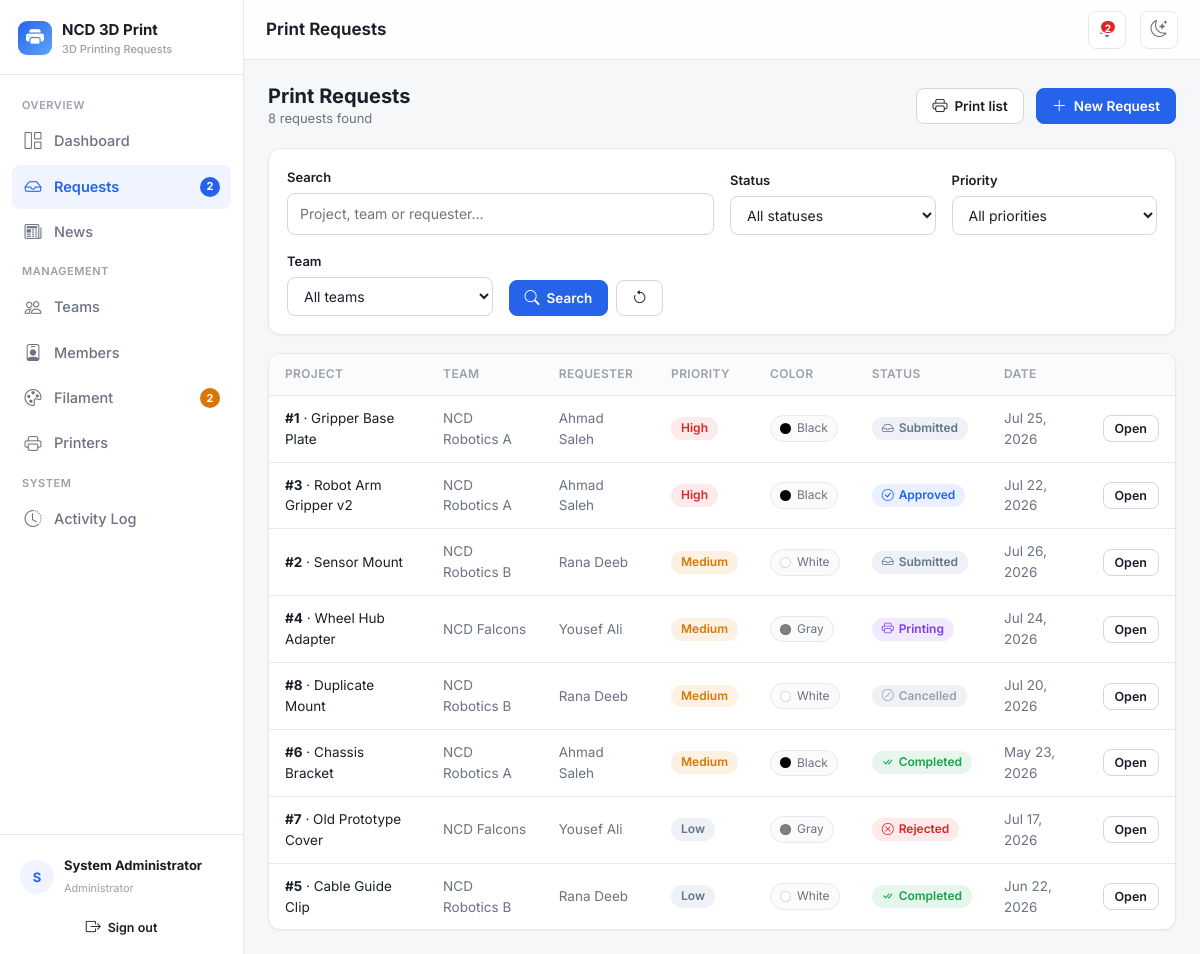
Screenshot of /requests (signed in) with the database file from the repository.
### tables this page shows
CREATE TABLE `requests` (
    `id`               INT UNSIGNED NOT NULL AUTO_INCREMENT,
    `user_id`          INT UNSIGNED DEFAULT NULL,
    `team_id`          INT UNSIGNED DEFAULT NULL,
    `project_name`     VARCHAR(160) NOT NULL,
    `description`      TEXT DEFAULT NULL,
    `priority`         ENUM('Low','Medium','High') NOT NULL DEFAULT 'Medium',
    `color`            VARCHAR(80) DEFAULT NULL,
    `transaction_no`   VARCHAR(100) DEFAULT NULL,
    `status`           ENUM('Submitted','Approved','Printing','Completed','Rejected','Cancelled') NOT NULL DEFAULT 'Submitted',
    `image_path`       VARCHAR(255) DEFAULT NULL,
    `estimated_weight` DECIMAL(8,1) DEFAULT NULL,
    `actual_weight`    DECIMAL(8,1) DEFAULT NULL,
    `admin_notes`      TEXT DEFAULT NULL,
    `printer_id`       INT UNSIGNED DEFAULT NULL,
    `filament_id`      INT UNSIGNED DEFAULT NULL,
    `filament_deducted` TINYINT(1) NOT NULL DEFAULT 0,
    `created_at`       DATETIME NOT NULL DEFAULT CURRENT_TIMESTAMP,
    `updated_at`       DATETIME NOT NULL DEFAULT CURRENT_TIMESTAMP ON UPDATE CURRENT_TIMESTAMP,
    PRIMARY KEY (`id`),
    KEY `idx_req_user`   (`user_id`),
    KEY `idx_req_team`   (`team_id`),
    KEY `idx_req_status` (`status`),
    KEY `idx_req_printer`(`printer_id`),
    KEY `idx_req_fil`    (`filament_id`),
    CONSTRAINT `fk_req_user`    FOREIGN KEY (`user_id`)    REFERENCES `users`(`id`)    ON DELETE SET NULL,
    CONSTRAINT `fk_req_team`    FOREIGN KEY (`team_id`)    REFERENCES `teams`(`id`)    ON DELETE SET NULL,
    CONSTRAINT `fk_req_printer` FOREIGN KEY (`printer_id`) REFERENCES `printers`(`id`) ON DELETE SET NULL,
    CONSTRAINT `fk_req_fil`     FOREIGN KEY (`filament_id`)REFERENCES `filament`(`id`) ON DELETE SET NULL
);

CREATE TABLE `teams` (
    `id`          INT UNSIGNED NOT NULL AUTO_INCREMENT,
    `name`        VARCHAR(120) NOT NULL,
    `competition` VARCHAR(160) DEFAULT NULL,
    `supervisor`  VARCHAR(120) DEFAULT NULL,
    `created_at`  DATETIME NOT NULL DEFAULT CURRENT_TIMESTAMP,
    PRIMARY KEY (`id`)
);

CREATE TABLE `users` (
    `id`         INT UNSIGNED NOT NULL AUTO_INCREMENT,
    `name`       VARCHAR(120) NOT NULL,
    `email`      VARCHAR(160) NOT NULL,
    `password`   VARCHAR(255) NOT NULL,
    `role`       ENUM('admin','member') NOT NULL DEFAULT 'member',
    `team_id`    INT UNSIGNED DEFAULT NULL,
    `is_active`  TINYINT(1) NOT NULL DEFAULT 1,
    `created_at` DATETIME NOT NULL DEFAULT CURRENT_TIMESTAMP,
    PRIMARY KEY (`id`),
    UNIQUE KEY `uq_users_email` (`email`),
    KEY `idx_users_team` (`team_id`),
    CONSTRAINT `fk_users_team` FOREIGN KEY (`team_id`) REFERENCES `teams`(`id`) ON DELETE SET NULL
);

### core/Controller.php (called while the page is built, shortened)
<?php
abstract class Controller
{
    protected function view(string $view, array $data = [], ?string $layout = 'main'): void
    {
        extract($data, EXTR_SKIP);
        $viewFile = __DIR__ . '/../views/' . $view . '.php';
        require $viewFile;
    }
}

### controllers/RequestsController.php (called while the page is built, shortened)
<?php
class RequestsController extends Controller
{
    private PrintRequest $requests;
    public function __construct()
    {
        $this->requests = new PrintRequest();
    }
    public function index(): void
    {
        $filters = [
            'q'        => trim($_GET['q'] ?? ''),
            'status'   => $_GET['status'] ?? '',
            'priority' => $_GET['priority'] ?? '',
            'team_id'  => $_GET['team_id'] ?? '',
        ];
        $teams = Auth::isAdmin() ? (new Team())->all('name ASC') : [];
        $this->view('requests/index', [
            'pageTitle' => 'Print Requests',
            'requests'  => $this->requests->search($filters),
            'filters'   => $filters,
            'teams'     => $teams,
        ]);
    }
}

### core/Router.php (called while the page is built, shortened)
<?php
class Router
{
    public function dispatch(string $url): void
    {
        $url = trim($url, '/');
        $segments = $url === '' ? [] : explode('/', $url);
        $action         = $segments[1] ?? 'index';
        $params         = array_slice($segments, 2);
        $controller = new $className();
        $action = preg_replace('/[^a-zA-Z0-9_]/', '', $action);
        call_user_func_array([$controller, $action], $params);
    }
}

### index.php (called while the page is built, shortened)
<?php
require __DIR__ . '/config/database.php';
require __DIR__ . '/helpers/functions.php';
$router = new Router();
$router->dispatch($_GET['url'] ?? '');

### helpers/Auth.php (called while the page is built, shortened)
<?php
class Auth
{
    public static function isAdmin(): bool
    {
        return (($_SESSION['user']['role'] ?? '') === 'admin');
    }
}

### helpers/functions.php (called while the page is built, shortened)
<?php
function base_path(): string
{
    static $base = null;
    if ($base === null) {
        $dir = str_replace('\\', '/', dirname($_SERVER['SCRIPT_NAME'] ?? ''));
        $base = ($dir === '/' || $dir === '.') ? '' : rtrim($dir, '/');
    }
    return $base;
}
function url(string $path = ''): string
{
    return base_path() . '/' . ltrim($path, '/');
}
function e(?string $value): string
{
    return htmlspecialchars($value ?? '', ENT_QUOTES, 'UTF-8');
}
function fmt_date(?string $dt, string $format = 'M j, Y'): string
{
    $ts = strtotime($dt);
    return $ts ? date($format, $ts) : '—';
}
function status_class(string $status): string
{
    return [
        'Submitted' => 'status-submitted',
        'Approved'  => 'status-approved',
        'Printing'  => 'status-printing',
        'Completed' => 'status-completed',
        'Rejected'  => 'status-rejected',
        'Cancelled' => 'status-cancelled',
    ][$status] ?? 'status-submitted';
}
function status_icon(string $status): string
{
    return [
        'Submitted' => 'inbox',
        'Approved'  => 'check-circle',
        'Printing'  => 'printer',
        'Completed' => 'check-all',
        'Rejected'  => 'x-circle',
        'Cancelled' => 'slash-circle',
    ][$status] ?? 'inbox';
}
function priority_class(string $priority): string
{
    return [
        'Low'    => 'priority-low',
        'Medium' => 'priority-medium',
        'High'   => 'priority-high',
    ][$priority] ?? 'priority-low';
}

### core/Model.php (called while the page is built, shortened)
<?php
abstract class Model
{
    protected PDO $db;
    public function __construct()
    {
        $this->db = Database::getConnection();
    }
    protected function run(string $sql, array $params = []): PDOStatement
    {
        $stmt = $this->db->prepare($sql);
        $stmt->execute($params);
        return $stmt;
    }
    protected function fetchAll(string $sql, array $params = []): array
    {
        return $this->run($sql, $params)->fetchAll();
    }
}

### config/database.php (called while the page is built)
<?php
class Database
{
    private static ?PDO $instance = null;
    public static function getConnection(): PDO
    {
        if (self::$instance === null) {
            $dsn = 'mysql:host=' . DB_HOST . ';dbname=' . DB_NAME . ';charset=' . DB_CHARSET;
            $options = [
                PDO::ATTR_ERRMODE            => PDO::ERRMODE_EXCEPTION,
                PDO::ATTR_DEFAULT_FETCH_MODE => PDO::FETCH_ASSOC,
                PDO::ATTR_EMULATE_PREPARES   => false,
            ];
            try {
                self::$instance = new PDO($dsn, DB_USER, DB_PASS, $options);
            } catch (PDOException $e) {
                if (APP_DEBUG) {
                    die('Database connection failed: ' . $e->getMessage());
                }
                die('Database connection failed. Please check config/config.php.');
            }
        }
        return self::$instance;
    }
}

### models/PrintRequest.php (called while the page is built, shortened)
<?php
class PrintRequest extends Model
{
    private function baseSelect(): string
    {
        return "SELECT r.*,
                       t.name  AS team_name,
                       u.name  AS requester_name,
                       p.name  AS printer_name,
                       f.color AS filament_color
                FROM requests r
                LEFT JOIN teams t   ON t.id = r.team_id
                LEFT JOIN users u   ON u.id = r.user_id
                LEFT JOIN printers p ON p.id = r.printer_id
                LEFT JOIN filament f ON f.id = r.filament_id";
    }
    public function search(array $f = []): array
    {
        $sql = $this->baseSelect() . " WHERE 1=1";
        $params = [];
        $sql .= " ORDER BY FIELD(r.priority,'High','Medium','Low'), r.created_at DESC";
        return $this->fetchAll($sql, $params);
    }
}

### views/requests/index.php (the view, shortened to what this page needs)
<?php
$isAdmin = Auth::isAdmin();
?>
<div class="page-head">
    <div>
        <h2><?= $isAdmin ? 'Print Requests' : 'My Requests' ?></h2>
        <div class="sub"><?= count($requests) ?> request<?= count($requests) === 1 ? '' : 's' ?> found</div>
    </div>
    <?php if ($requests):
        $printFilters = array_diff_key($filters, ['user_id' => true]);
        $qs = http_build_query(array_filter($printFilters, fn($v) => $v !== '' && $v !== null));
    ?>
        <a class="btn2" href="<?= url('requests/printAll' . ($qs ? '?' . $qs : '')) ?>" target="_blank"
           title="Print these requests — one page each">
            <i class="bi bi-printer"></i> <?= $isAdmin ? 'Print list' : 'Print all my requests' ?>
        </a>
    <?php endif; ?>
    <a class="btn2 primary" href="<?= url('requests/create') ?>"><i class="bi bi-plus-lg"></i> New Request</a>
</div>
<div class="card2" style="margin-bottom:18px;">
    <div class="card2-body">
        <form method="get" action="<?= url('requests') ?>">
            <div class="form-row" style="align-items:end;">
                <div class="field" style="margin:0; grid-column: span 2;">
                    <label>Search</label>
                    <input class="input" type="text" name="q" value="<?= e($filters['q']) ?>"
                           placeholder="Project<?= $isAdmin ? ', team or requester' : '' ?>…">
                </div>
                <div class="field" style="margin:0;">
                    <label>Status</label>
                    <select class="select" name="status" data-autosubmit>
                        <option value="">All statuses</option>
                    </select>
                </div>
                <div class="field" style="margin:0;">
                    <label>Priority</label>
                    <select class="select" name="priority" data-autosubmit>
                        <option value="">All priorities</option>
                    </select>
                </div>
                <?php if ($isAdmin): ?>
                <div class="field" style="margin:0;">
                    <label>Team</label>
                    <select class="select" name="team_id" data-autosubmit>
                        <option value="">All teams</option>
                    </select>
                </div>
                <?php endif; ?>
                <div class="field" style="margin:0; display:flex; gap:8px;">
                    <button type="submit" class="btn2 primary"><i class="bi bi-search"></i> Search</button>
                    <a href="<?= url('requests') ?>" class="btn2" title="Reset"><i class="bi bi-arrow-counterclockwise"></i></a>
                </div>
            </div>
        </form>
    </div>
</div>
<div class="card2">
    <div class="card2-body tight">
        <div class="table-wrap">
            <table class="table2">
                <thead>
                    <tr>
                        <th>Project</th>
                        <?php if ($isAdmin): ?><th>Team</th><th>Requester</th><?php endif; ?>
                        <th>Priority</th>
                        <th>Color</th>
                        <th>Status</th>
                        <th>Date</th>
                        <th></th>
                    </tr>
                </thead>
                <tbody>
                <?php if (!$requests): ?>
                    <tr><td colspan="8"><div class="empty"><i class="bi bi-search"></i>No requests match your filters.</div></td></tr>
                <?php else: foreach ($requests as $r): ?>
                    <tr onclick="location.href='<?= url('requests/show/' . $r['id']) ?>'" style="cursor:pointer;">
                        <td><strong>#<?= $r['id'] ?></strong> · <?= e($r['project_name']) ?></td>
                        <?php if ($isAdmin): ?>
                            <td class="muted"><?= e($r['team_name'] ?? '—') ?></td>
                            <td class="muted"><?= e($r['requester_name'] ?? '—') ?></td>
                        <?php endif; ?>
                        <td><span class="badge2 <?= priority_class($r['priority']) ?>"><?= e($r['priority']) ?></span></td>
                        <td>
                            <?php if (!empty($r['color'])): ?>
                                <span class="pill"><span class="color-dot" style="background: <?= e(strtolower($r['color'])) ?>;"></span> <?= e($r['color']) ?></span>
                            <?php else: ?><span class="muted">—</span><?php endif; ?>
                        </td>
                        <td><span class="badge2 <?= status_class($r['status']) ?>"><i class="bi bi-<?= status_icon($r['status']) ?>"></i> <?= e($r['status']) ?></span></td>
                        <td class="muted"><?= fmt_date($r['created_at']) ?></td>
                        <td><a class="btn2 sm" href="<?= url('requests/show/' . $r['id']) ?>">Open</a></td>
                    </tr>
                <?php endforeach; endif; ?>
                </tbody>
            </table>
        </div>
    </div>
</div>

### rows the page displays
requests: id "1", project_name "Gripper Base Plate", team.name "NCD Robotics A", user.name "Ahmad Saleh", priority "High", color "Black", status "Submitted", created_at "Jul 25, 2026"
requests: id "3", project_name "Robot Arm Gripper v2", team.name "NCD Robotics A", user.name "Ahmad Saleh", priority "High", color "Black", status "Approved", created_at "Jul 22, 2026"
requests: id "2", project_name "Sensor Mount", team.name "NCD Robotics B", user.name "Rana Deeb", priority "Medium", color "White", status "Submitted", created_at "Jul 26, 2026"
requests: id "4", project_name "Wheel Hub Adapter", team.name "NCD Falcons", user.name "Yousef Ali", priority "Medium", color "Gray", status "Printing", created_at "Jul 24, 2026"
requests: id "8", project_name "Duplicate Mount", team.name "NCD Robotics B", user.name "Rana Deeb", priority "Medium", color "White", status "Cancelled", created_at "Jul 20, 2026"
requests: id "6", project_name "Chassis Bracket", team.name "NCD Robotics A", user.name "Ahmad Saleh", priority "Medium", color "Black", status "Completed", created_at "May 23, 2026"
requests: id "7", project_name "Old Prototype Cover", team.name "NCD Falcons", user.name "Yousef Ali", priority "Low", color "Gray", status "Rejected", created_at "Jul 17, 2026"
requests: id "5", project_name "Cable Guide Clip", team.name "NCD Robotics B", user.name "Rana Deeb", priority "Low", color "White", status "Completed", created_at "Jun 22, 2026"

### other values shown
APP_NAME "NCD 3D Print"
APP_TAGLINE "3D Printing Requests"
$label "Dashboard Requests News Teams Members Filament Printers Activity Log"
$badge "2 2"
$initials "S"
$user['name'] "System Administrator"
$pageTitle "Print Requests"
$badgePending "2"
count($requests) "8"
